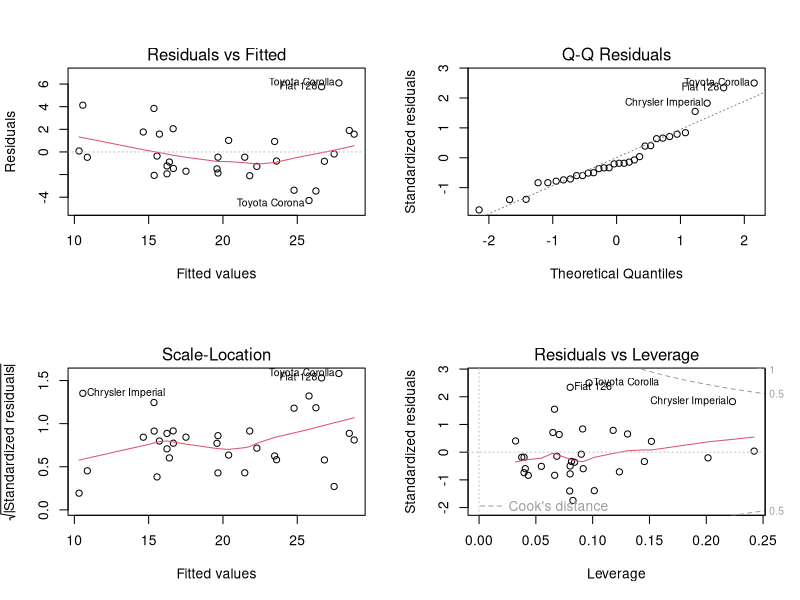
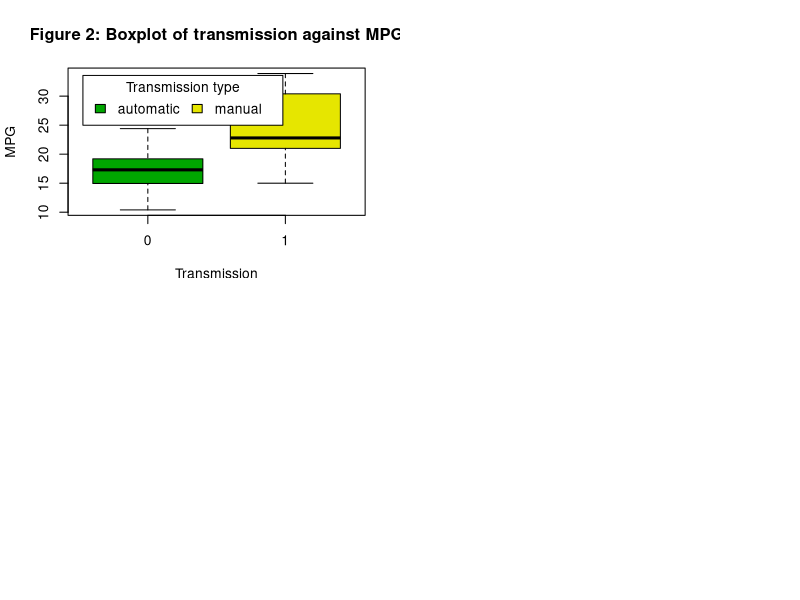

Write the R code that produced these figures, in order.
## ---- chunk 1
data(mtcars)
fit3 <- lm(mpg ~ cyl + wt, data = mtcars)
fit7 <- lm(mpg ~ am, data = mtcars)
fit8 <- lm(mpg ~ cyl + wt + am, data=mtcars)
## ---- chunk 2
library(xtable)
print(xtable(fit3), type="html")
## ---- chunk 3
fit7 <- lm(mpg ~ am, data = mtcars)
print(xtable(fit7), type="html")
## ---- chunk 4
print(xtable(fit8), type="html")
## ---- chunk 5
nd1 = data.frame(wt = mean(mtcars$wt), cyl = mean(mtcars$cyl), am=0)
nd2 = data.frame(wt = mean(mtcars$wt), cyl = mean(mtcars$cyl), am=1)
predict(fit3, newdata = nd1, level=0.95, interval="confidence")
## ---- chunk 6
predict(fit8, newdata = nd1, level=0.95, interval="confidence")
predict(fit8, newdata = nd2, level=0.95, interval="confidence")
## ---- chunk 7
data(mtcars)
options(contrasts=c("contr.sum", "contr.poly"))
aov.1 <- aov(mpg ~ ., data=mtcars)
library(xtable)
print(xtable(aov.1), type="html")
## ---- chunk 8
c <- cor(mtcars)
c[upper.tri(c)] <- NA
print(xtable(c), type="html")
## ---- chunk 9
fit1 <- lm(mpg ~ cyl, data=mtcars)
fit2 <- lm(mpg ~ wt, data = mtcars)
fit3 <- lm(mpg ~ cyl + wt, data = mtcars)
fit4 <- lm(mpg ~ disp, data = mtcars)
fit5 <- lm(mpg ~ disp + cyl, data = mtcars)
fit6 <- lm(mpg ~ disp + cyl + wt, data = mtcars)
## ---- chunk 10
par(mfrow=c(2,2)) 
plot(fit3)
## ---- chunk 11
boxplot(mpg ~ am, data=mtcars, xlab = "Transmission", ylab = "MPG", col=terrain.colors(4))
title(main = "Figure 2: Boxplot of transmission against MPG")
legend("topleft", inset=.05, title="Transmission type", c("automatic", "manual"), fill=terrain.colors(4), horiz=TRUE)
## ---- chunk 12
fit7 <- lm(mpg ~ am, data = mtcars)
print(xtable(fit7), type="html")
## ---- chunk 13
fit8 <- lm(mpg ~ cyl + wt + am, data=mtcars)
print(xtable(fit8), type="html")
